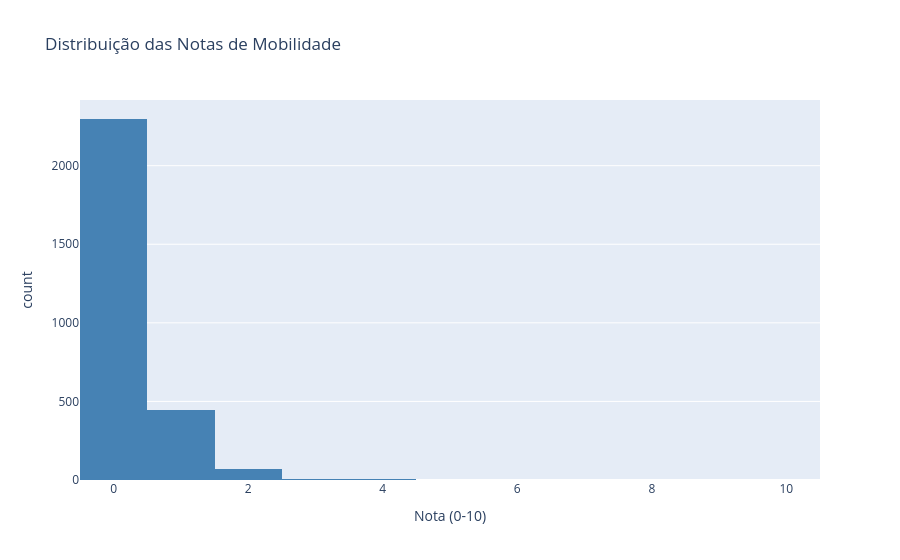

Write notebook code for a chart like this one.
### Code cell
# ── HISTOGRAMA DA DISTRIBUIÇÃO DAS NOTAS ─────────────────────────────────────
fig2 = px.histogram(
    df,
    x='nota_dimensao',
    nbins=20,
    title='Distribuição das Notas de Mobilidade',
    labels={'nota_dimensao': 'Nota (0-10)', 'count': 'Nº de Bairros'},
    color_discrete_sequence=['steelblue']
)
fig2.show()

### Figure 1 — Plotly figure (JSON) as saved in the notebook; plotly's stock layout.template omitted (floating-point values rounded to 4 significant figures; data arrays with more than 128 entries replaced by an {"elided": "..."} marker saying what was removed)
{"data": [{"bingroup": "x", "hovertemplate": "Nota (0-10)=%{x}<br>count=%{y}<extra></extra>", "legendgroup": "", "marker": {"color": "steelblue", "pattern": {"shape": ""}}, "name": "", "nbinsx": 20, "orientation": "v", "showlegend": false, "type": "histogram", "x": {"elided": "2835 float values"}, "xaxis": "x", "yaxis": "y"}], "layout": {"barmode": "relative", "legend": {"tracegroupgap": 0}, "title": {"text": "Distribuição das Notas de Mobilidade"}, "xaxis": {"anchor": "y", "domain": [0, 1], "title": {"text": "Nota (0-10)"}}, "yaxis": {"anchor": "x", "domain": [0, 1], "title": {"text": "count"}}}}
